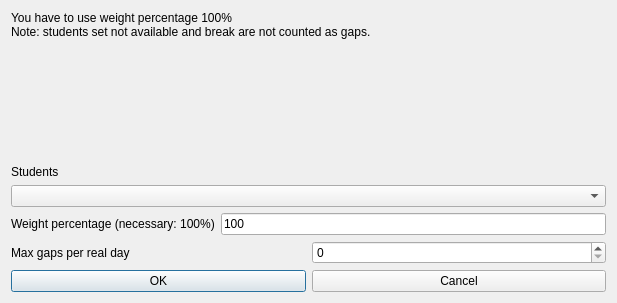
<?xml version="1.0" encoding="UTF-8"?>
<ui version="4.0">
 <class>ModifyConstraintStudentsSetMaxGapsPerRealDayForm_template</class>
 <widget class="QDialog" name="ModifyConstraintStudentsSetMaxGapsPerRealDayForm_template">
  <property name="geometry">
   <rect>
    <x>0</x>
    <y>0</y>
    <width>617</width>
    <height>303</height>
   </rect>
  </property>
  <property name="windowTitle">
   <string extracomment="This is the title of the dialog to modify a constraint of this type">Modify students set max gaps per real day</string>
  </property>
  <layout class="QGridLayout" name="gridLayout">
   <item row="0" column="0">
    <widget class="QLabel" name="weightTextLabel_2">
     <property name="sizePolicy">
      <sizepolicy hsizetype="Minimum" vsizetype="Minimum">
       <horstretch>0</horstretch>
       <verstretch>0</verstretch>
      </sizepolicy>
     </property>
     <property name="frameShape">
      <enum>QFrame::NoFrame</enum>
     </property>
     <property name="frameShadow">
      <enum>QFrame::Plain</enum>
     </property>
     <property name="text">
      <string>You have to use weight percentage 100%
Note: students set not available and break are not counted as gaps.</string>
     </property>
     <property name="wordWrap">
      <bool>true</bool>
     </property>
    </widget>
   </item>
   <item row="1" column="0">
    <spacer name="spacer9">
     <property name="orientation">
      <enum>Qt::Vertical</enum>
     </property>
     <property name="sizeType">
      <enum>QSizePolicy::Expanding</enum>
     </property>
     <property name="sizeHint" stdset="0">
      <size>
       <width>20</width>
       <height>30</height>
      </size>
     </property>
    </spacer>
   </item>
   <item row="2" column="0">
    <layout class="QVBoxLayout" name="verticalLayout">
     <item>
      <widget class="QLabel" name="studentsTextLabel">
       <property name="frameShape">
        <enum>QFrame::NoFrame</enum>
       </property>
       <property name="frameShadow">
        <enum>QFrame::Plain</enum>
       </property>
       <property name="text">
        <string>Students</string>
       </property>
       <property name="wordWrap">
        <bool>false</bool>
       </property>
      </widget>
     </item>
     <item>
      <widget class="QComboBox" name="studentsComboBox">
       <property name="editable">
        <bool>false</bool>
       </property>
       <property name="insertPolicy">
        <enum>QComboBox::NoInsert</enum>
       </property>
       <property name="duplicatesEnabled">
        <bool>false</bool>
       </property>
      </widget>
     </item>
    </layout>
   </item>
   <item row="3" column="0">
    <layout class="QHBoxLayout" name="horizontalLayout">
     <item>
      <widget class="QLabel" name="weightTextLabel">
       <property name="frameShape">
        <enum>QFrame::NoFrame</enum>
       </property>
       <property name="frameShadow">
        <enum>QFrame::Plain</enum>
       </property>
       <property name="text">
        <string>Weight percentage (necessary: 100%)</string>
       </property>
       <property name="wordWrap">
        <bool>false</bool>
       </property>
      </widget>
     </item>
     <item>
      <widget class="QLineEdit" name="weightLineEdit">
       <property name="text">
        <string notr="true">100</string>
       </property>
      </widget>
     </item>
    </layout>
   </item>
   <item row="4" column="0">
    <layout class="QHBoxLayout" name="horizontalLayout_2">
     <item>
      <widget class="QLabel" name="textLabel1">
       <property name="text">
        <string>Max gaps per real day</string>
       </property>
       <property name="wordWrap">
        <bool>false</bool>
       </property>
      </widget>
     </item>
     <item>
      <widget class="QSpinBox" name="maxGapsSpinBox"/>
     </item>
    </layout>
   </item>
   <item row="5" column="0">
    <layout class="QHBoxLayout">
     <item>
      <widget class="QPushButton" name="okPushButton">
       <property name="text">
        <string>OK</string>
       </property>
      </widget>
     </item>
     <item>
      <widget class="QPushButton" name="cancelPushButton">
       <property name="text">
        <string>Cancel</string>
       </property>
      </widget>
     </item>
    </layout>
   </item>
  </layout>
 </widget>
 <layoutdefault spacing="6" margin="11"/>
 <resources/>
 <connections/>
</ui>
